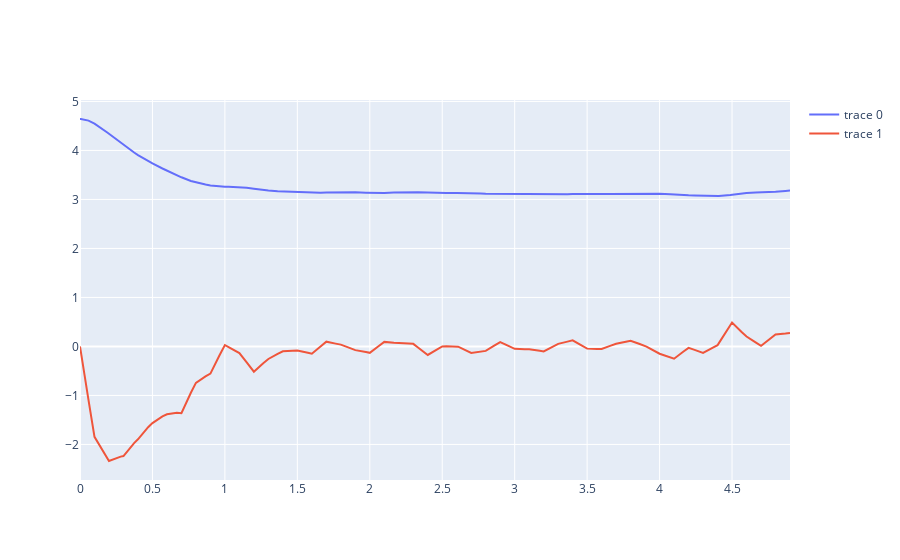

Notebook code cell kept with this figure:
### Code cell
# ctrl = lambda x: (torch.zeros(1), torch.zeros(1), None)
# ctrl = controllers.get_optimal_controller(vf)
x_nom = torch.Tensor([np.pi, 0.]).type(vf.dtype)
u_nom = torch.zeros(vf.u_dim[0]).type(vf.dtype)
ctrl, S = controllers.get_lqr_controller(sys.dx, x_nom, u_nom, torch.diag(torch.Tensor([1., 10.])), torch.diag(torch.Tensor([1.])), vf.u_lo[0], vf.u_up[0])

Q = torch.Tensor(S).type(vf.dtype)
lqr_model = value_approximation.QuadraticModel(2, torch.float64, Q=Q, q=-2.*Q@x_nom, c=x_nom@Q@x_nom)
ctrl = controllers.get_sampling_infinite_horizon_controller(sys.dx, vf.step_cost, lqr_model, vf.u_lo[0], vf.u_up[0], vf.dt_lo, 100)

x0 = torch.Tensor([np.pi+1.5, 0.]).double()
x_traj_sim, t_traj_sim = controllers.sim_ctrl(x0, 1, sys.dx, ctrl, .1, 50)

fig = go.Figure()
for i in range(2):
    fig.add_trace(go.Scatter(
        x=t_traj_sim,
        y=x_traj_sim[i,:]
    ))
fig.show()
